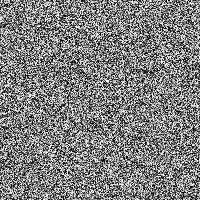
#> input picture scratch/natural_photo.png, 200 x 200 px
$ python audit_emboss.py
#> lines starting #> are read from the running program, lines starting #| are printed output that depends on the picture
### python/image_pipeline.py
"""
image_pipeline.py
=================
ApproxImage Convolution Engine for Error-Tolerant Image Processing.

IMPORTANT CONSTRAINTS ENFORCED:
1. No ready-made OpenCV filtering functions (cv2.filter2D, cv2.blur, etc.) are used.
2. Every pixel multiplication is performed strictly through the verified hardware Look-Up Tables (LUTs).
3. 32-bit signed accumulation prevents premature precision loss.
4. Correct signed-magnitude decomposition ensures unsigned 8x8 hardware multiplier compatibility.
"""

import os
import cv2
import numpy as np
from skimage.metrics import structural_similarity

from multiplier_model import load_lut, LUT_DIR

# ============================================================================
# Kernel Specifications (Exact values from approved design)
# ============================================================================

KERNELS = {
    "blur": {
        "name": "Gaussian Blur / Smoothing",
        "magnitudes": np.array([
            [3, 7, 9, 7, 3],
            [7, 14, 19, 14, 7],
            [9, 19, 20, 19, 9],
            [7, 14, 19, 14, 7],
            [3, 7, 9, 7, 3]
        ], dtype=np.uint8),
        "signs": np.array([
            [+1, +1, +1, +1, +1],
            [+1, +1, +1, +1, +1],
            [+1, +1, +1, +1, +1],
            [+1, +1, +1, +1, +1],
            [+1, +1, +1, +1, +1]
        ], dtype=np.int32),
        "scale": 256.0,
        "bias": 0,
        "is_edge": False
    },
    "edge": {
        "name": "Laplacian Edge Detection",
        "magnitudes": np.array([
            [11, 21, 11],
            [21, 128, 21],
            [11, 21, 11]
        ], dtype=np.uint8),
        "signs": np.array([
            [-1, -1, -1],
            [-1, +1, -1],
            [-1, -1, -1]
        ], dtype=np.int32),
        "scale": 128.0,
        "bias": 0,
        "is_edge": True
    },
    "sharpen": {
        "name": "High-Boost Sharpening",
        "magnitudes": np.array([
            [10, 19, 10],
            [19, 244, 19],
            [10, 19, 10]
        ], dtype=np.uint8),
        "signs": np.array([
            [-1, -1, -1],
            [-1, +1, -1],
            [-1, -1, -1]
        ], dtype=np.int32),
        "scale": 128.0,
        "bias": 0,
        "is_edge": False
    },
    "emboss": {
        "name": "Directional 45-degree Emboss",
        "magnitudes": np.array([
            [48, 64, 32],
            [64, 0, 64],
            [32, 64, 48]
        ], dtype=np.uint8),
        "signs": np.array([
            [-1, -1, -1],
            [-1, 0, +1],
            [+1, +1, +1]
        ], dtype=np.int32),
        "scale": 128.0,
        "bias": 128,
        "is_edge": False
    }
}

# Alias for backwards compatibility with any edge_fine references
KERNELS["edge_fine"] = KERNELS["edge"]

# Documented legacy kernels kept for reproducibility
KERNELS_LEGACY = {
    "edge_pow2": {
        "name": "Legacy Power-of-Two Laplacian Edge Detection",
        "magnitudes": np.array([
            [16, 32, 16],
            [32, 192, 32],
            [16, 32, 16]
        ], dtype=np.uint8),
        "signs": np.array([
            [-1, -1, -1],
            [-1, +1, -1],
            [-1, -1, -1]
        ], dtype=np.int32),
        "scale": 128.0,
        "bias": 0,
        "is_edge": True
    }
}


def load_image(image_path: str):
    """
    Loads an image from file using OpenCV only for reading.
    Converts color images to grayscale luminance (uint8, 0-255).
    Returns (gray_image, original_bgr_image).
    """
#> called with image_path = 'scratch/natural_photo.png'
    if not os.path.exists(image_path):
        raise FileNotFoundError(f"Image not found at path: {image_path}")

    bgr = cv2.imread(image_path)
#> bgr is the input picture: shape (200, 200, 3); min 0, max 255, mean 127.4
    if bgr is None:
        raise ValueError(f"Failed to read image at: {image_path}")

    if len(bgr.shape) == 3 and bgr.shape[2] == 3:
        gray = cv2.cvtColor(bgr, cv2.COLOR_BGR2GRAY)
    else:
        gray = bgr.copy()

    gray = np.clip(gray, 0, 255).astype(np.uint8)
    return gray, bgr


def convolve_2d_lut(image: np.ndarray, kernel_key: str, mode: int, lut_dir: str = None) -> np.ndarray:
    """
    Performs 2D convolution over the input image using the verified multiplier LUT.

    Dataflow:
      1. Boundary padding with reflection (np.pad mode='reflect').
      2. Shifted slice extractions for the kernel neighborhood (3x3 or 5x5).
      3. Vectorized LUT multiplication: lut[patch, coeff_magnitude].
      4. Sign restoration: sign * lut_result.
      5. Signed 32-bit accumulation.
      6. Descaling (division by scale factor), offset addition, and clamping to [0, 255].
    """
#> called with kernel_key = 'emboss', mode = 0
    assert kernel_key in KERNELS or kernel_key in KERNELS_LEGACY, f"Invalid kernel '{kernel_key}'. Choices: {list(KERNELS.keys())}"
    assert mode in (0, 1, 2, 3), "Mode must be 0, 1, 2, or 3."
    assert image.dtype == np.uint8, "Input image must be uint8."

    kernel = KERNELS[kernel_key] if kernel_key in KERNELS else KERNELS_LEGACY[kernel_key]
    mags = kernel["magnitudes"]
    signs = kernel["signs"]
    scale = kernel["scale"]
    bias = kernel["bias"]
    is_edge = kernel["is_edge"]

    Kh, Kw = mags.shape
    pad_h = Kh // 2
    pad_w = Kw // 2

    H, W = image.shape
#> H = 200; W = 200
    padded = np.pad(image, pad_width=((pad_h, pad_h), (pad_w, pad_w)), mode="reflect")
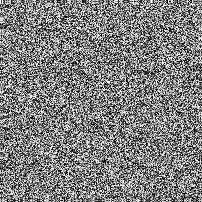
#> padded: shape (202, 202); min 0, max 255, mean 127.4

    # Load precomputed verified LUT for the specified mode
    lut = load_lut(mode, lut_dir)

    # 32-bit signed accumulator
    acc = np.zeros((H, W), dtype=np.int32)

    # Iterate through the Kh x Kw window positions
    for r in range(Kh):
        for c in range(Kw):
            mag = mags[r, c]
            sgn = signs[r, c]

            # Slice in padded image corresponding to image[i, j] neighborhood
            patch = padded[r : r + H, c : c + W]

            # STRICT HARDWARE LUT MULTIPLICATION:
            # Multiplies patch (A) by mag (B) via 2D array indexing
            prod = lut[patch, mag].astype(np.int32)

            if sgn == 1:
                acc += prod
            elif sgn == -1:
                acc -= prod
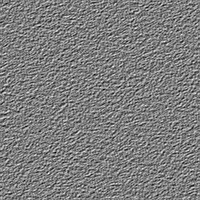
#> acc: shape (200, 200) int32; min -42048, max 42784, mean -1.5; drawn with min black and max white

    # Post-processing: Descaling, bias, and clipping
    if is_edge:
        # Edge detection: output = abs(round(Acc / 128)), then clip to [0, 255]
        res = np.abs(np.round(acc / scale))
    else:
        # Blur / Sharpen / Emboss: output = round(Acc / scale) + bias, then clip to [0, 255]
        res = np.round(acc / scale) + bias

    output = np.clip(res, 0, 255).astype(np.uint8)
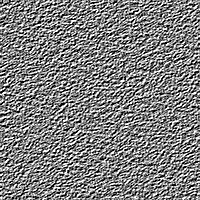
#> output: shape (200, 200); min 0, max 255, mean 128.1
    return output


def process_image(image: np.ndarray, effect: str, mode: int, lut_dir: str = None) -> np.ndarray:
    """
    High-level entry point for image convolution.
    effect: 'blur', 'edge', 'sharpen', 'emboss'
    mode: 0 (exact), 1 (low approx), 2 (med approx), 3 (high approx)
    """
    return convolve_2d_lut(image, effect, mode, lut_dir)


# [24 lines left out: function calculate_metrics, not called in this run]

### python/multiplier_model.py
"""
multiplier_model.py
===================
Bit-accurate Python software model of the Configurable 8x8 Hybrid
Lower-Part-OR Approximate Multiplier (matching approximate_multiplier.v).

Modes:
  Mode 0: Exact (100% accurate structural CSA multiplication)
  Mode 1: Low Approximation    (Columns 0..2 approximated via OR)
  Mode 2: Medium Approximation (Columns 0..4 approximated via OR)
  Mode 3: High Approximation   (Columns 0..6 approximated via OR)
"""

import os
import numpy as np

# Global cache for precomputed Look-Up Tables
_LUT_CACHE = {}
LUT_DIR = os.path.join(os.path.dirname(os.path.dirname(os.path.abspath(__file__))), "results", "luts")


# [4 lines left out: function exact_multiplier, not called in this run]


def approximate_multiplier(A: int, B: int, mode: int = 0) -> int:
    """
    Bit-accurate simulation of approximate_multiplier.v without using '*'.

    Reproduces the exact gate-level hardware stages:
      1. Structural 64 1-bit AND partial products: pp[i][j] = A[j] & B[i]
      2. Lower-part OR reduction for columns 0 to 6
      3. Partial product gating for the exact CSA adder tree based on mode
      4. Exact Carry-Save addition of the active partial products
      5. Output multiplexing selecting OR bits vs CSA sum bits
    """
    assert 0 <= A <= 255 and 0 <= B <= 255, "Inputs must be 8-bit unsigned integers (0-255)."
    assert mode in (0, 1, 2, 3), "Mode must be 0, 1, 2, or 3."

    # Step 1: Structural Partial Product Generation (64 AND gates)
    # pp[i][j] where i is row (from B[i]), j is column (from A[j])
    pp = [[((A >> j) & 1) & ((B >> i) & 1) for j in range(8)] for i in range(8)]

    # Step 2: Lower-Part OR Reduction Logic (Columns 0 to 6)
    # Column weight c = i + j
    col_or = [0] * 7
    for c in range(7):
        bit_val = 0
        for i in range(8):
            for j in range(8):
                if i + j == c:
                    bit_val |= pp[i][j]
        col_or[c] = bit_val

    # Step 3: Exact CSA Adder Tree Input Selection (Mode-gated)
    # Determine which columns are approximated based on mode:
    # Mode 0: None (K=0)
    # Mode 1: Columns 0..2 (K=3)
    # Mode 2: Columns 0..4 (K=5)
    # Mode 3: Columns 0..6 (K=7)
    pp_csa = [[0 for _ in range(8)] for _ in range(8)]
    for i in range(8):
        for j in range(8):
            c = i + j
            is_approx_col = (
                (mode == 1 and c < 3) or
                (mode == 2 and c < 5) or
                (mode == 3 and c < 7)
            )
            pp_csa[i][j] = 0 if is_approx_col else pp[i][j]

    # Step 4: Structural CSA Adder Tree Sum
    # Sums all active partial products pp_csa[i][j] according to bit weights 2^(i+j)
    p_csa = 0
    for i in range(8):
        for j in range(8):
            if pp_csa[i][j]:
                p_csa += (1 << (i + j))

    # Step 5: Output Multiplexing Layer
    # Lower bits select col_or[b] if in approx zone; otherwise select P_csa[b].
    # Bits 7..15 always select P_csa[b].
    product = 0
    for b in range(16):
        if b < 7:
            is_approx_bit = (
                (mode == 1 and b < 3) or
                (mode == 2 and b < 5) or
                (mode == 3 and b < 7)
            )
            bit_out = col_or[b] if is_approx_bit else ((p_csa >> b) & 1)
        else:
            bit_out = (p_csa >> b) & 1

        if bit_out:
            product |= (1 << b)

    return product & 0xFFFF


def generate_lut(mode: int) -> np.ndarray:
    """
    Generates a full 256x256 uint16 Look-Up Table (LUT) for the specified mode.
    LUT[A, B] gives the product of A and B under that approximation mode.
    """
    assert mode in (0, 1, 2, 3), "Mode must be 0, 1, 2, or 3."
    lut = np.zeros((256, 256), dtype=np.uint16)
    for a in range(256):
        for b in range(256):
            lut[a, b] = approximate_multiplier(a, b, mode)
    return lut


# [12 lines left out: function save_luts, not called in this run]


def load_lut(mode: int, lut_dir: str = None) -> np.ndarray:
    """Loads the Look-Up Table for the specified mode from disk (or cache)."""
    assert mode in (0, 1, 2, 3), "Mode must be 0, 1, 2, or 3."
    if mode in _LUT_CACHE:
        return _LUT_CACHE[mode]

    if lut_dir is None:
        lut_dir = LUT_DIR

    file_path = os.path.join(lut_dir, f"lut_mode{mode}.npy")
    if not os.path.exists(file_path):
        # Generate on the fly if file does not exist yet
        lut = generate_lut(mode)
        _LUT_CACHE[mode] = lut
        return lut

    lut = np.load(file_path)
    _LUT_CACHE[mode] = lut
    return lut


# [7 lines left out: function lookup_multiply, not called in this run]

### scratch/audit_emboss.py
import os
import sys
import cv2
import numpy as np

# Setup path
CURRENT_DIR = os.path.dirname(os.path.abspath(__file__))
PROJECT_ROOT = os.path.dirname(CURRENT_DIR)
sys.path.insert(0, os.path.join(PROJECT_ROOT, "python"))

from image_pipeline import process_image, load_image, KERNELS

def audit_emboss():
    print("=== EMBOSS FUNCTIONAL AUDIT ===")

    # 1 & 2. Kernel Inspection
    print("\n1. Kernel Configuration:")
    emboss_kernel = KERNELS.get("emboss")
    print(f"Name: {emboss_kernel['name']}")

    mags = emboss_kernel['magnitudes']
    signs = emboss_kernel['signs']
    scale = emboss_kernel['scale']
    bias = emboss_kernel['bias']

    actual_kernel = mags.astype(np.float32) * signs
    print("Actual Kernel Matrix (before scale):")
    print(actual_kernel)
    print(f"Sum of kernel coefficients: {np.sum(actual_kernel)}")
    print(f"Scale: {scale}, Bias: {bias}")

    # 3. Load image and process
    img_path = os.path.join(PROJECT_ROOT, "scratch", "natural_photo.png")
    if not os.path.exists(img_path):
        print(f"Could not find test image at {img_path}. Creating a dummy synthetic image.")
        dummy = np.random.randint(0, 256, (200, 200), dtype=np.uint8)
        cv2.imwrite(img_path, dummy)

    gray, _ = load_image(img_path)

    print("\nProcessing Exact Emboss (Mode 0)...")
    exact_emboss = process_image(gray, "emboss", 0)

    print("Processing Approx Emboss (Mode 3)...")
    approx_emboss = process_image(gray, "emboss", 3)

    # 4. Measure
    mad_orig_exact = np.mean(np.abs(gray.astype(float) - exact_emboss.astype(float)))
#> mad_orig_exact = 87.33
    diff_pixels = np.sum(np.abs(gray.astype(float) - exact_emboss.astype(float)) > 0)
#> diff_pixels = 39846
    pct_changed = (diff_pixels / gray.size) * 100
#> pct_changed = 99.61

    print("\n2. Measurements (Original vs Exact Mode 0):")
    print(f"Mean Absolute Difference: {mad_orig_exact:.2f}")
#| Mean Absolute Difference: 87.33
    print(f"Percentage of changed pixels: {pct_changed:.2f}%")
#| Percentage of changed pixels: 99.61%
    print(f"Output Min Value: {exact_emboss.min()}")
#| Output Min Value: 0
    print(f"Output Max Value: {exact_emboss.max()}")
#| Output Max Value: 255
    print(f"Output Mean Value: {np.mean(exact_emboss):.2f}")
#| Output Mean Value: 128.10

    mad_exact_approx = np.mean(np.abs(exact_emboss.astype(float) - approx_emboss.astype(float)))
#> mad_exact_approx = 0.221
    print("\n3. Measurements (Exact Mode 0 vs Approx Mode 3):")
    print(f"Mean Absolute Difference: {mad_exact_approx:.2f}")
#| Mean Absolute Difference: 0.22

    # Save artifacts for visual inspection
    out_dir = os.path.join(CURRENT_DIR, "emboss_audit_results")
    os.makedirs(out_dir, exist_ok=True)

    cv2.imwrite(os.path.join(out_dir, "orig.png"), gray)
    cv2.imwrite(os.path.join(out_dir, "exact_emboss.png"), exact_emboss)
    cv2.imwrite(os.path.join(out_dir, "approx_emboss.png"), approx_emboss)

    print(f"\nArtifacts saved to: {out_dir}")

if __name__ == "__main__":
    audit_emboss()
